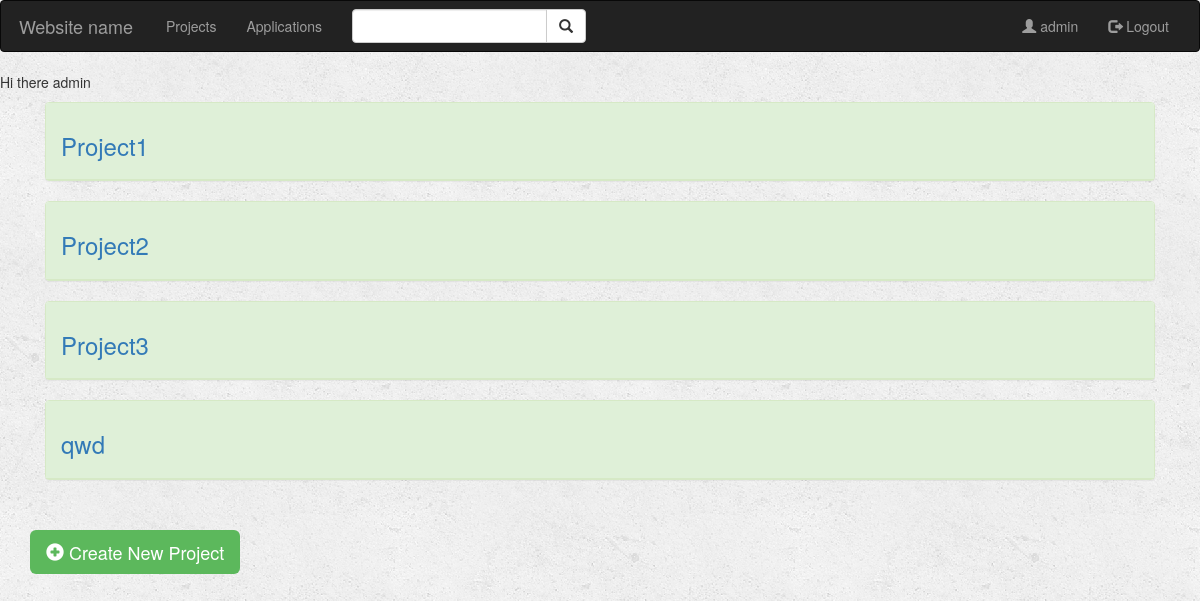
The page /project/ (signed in) on the database as committed earlier.
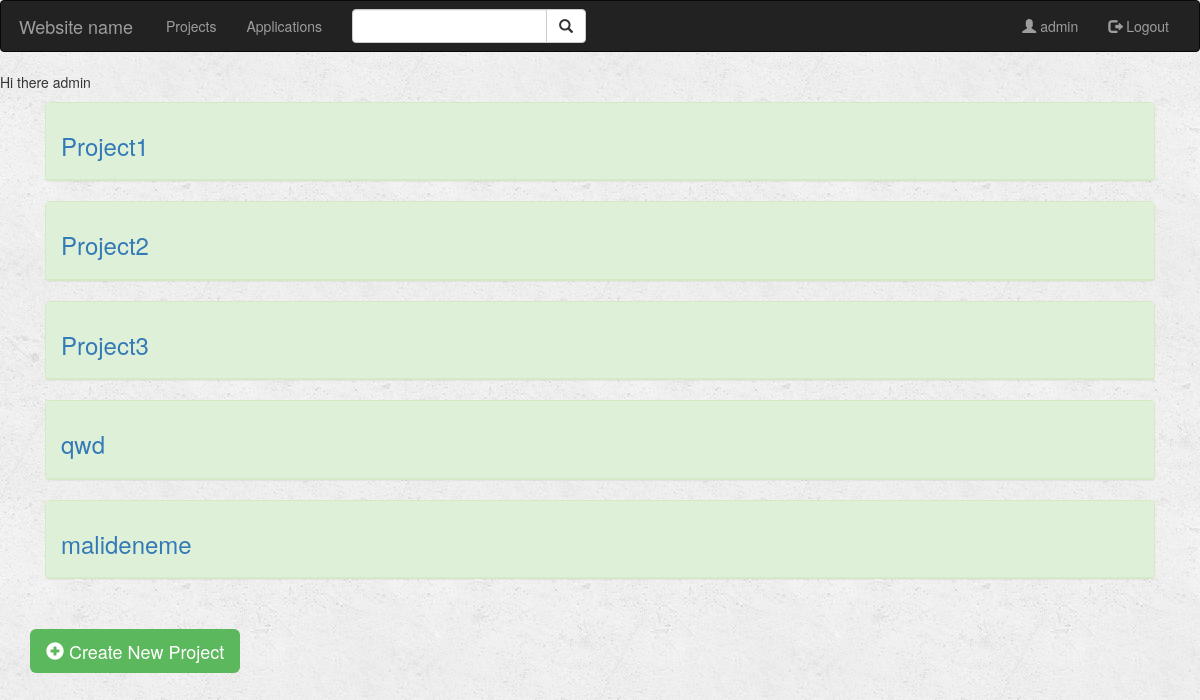
The same page on the database as committed later.
### project/models.py (models this page shows)
class Project(models.Model):
    user = models.ForeignKey(User, default=1, on_delete=models.SET_DEFAULT, related_name='user')
    name = models.CharField(max_length=100)
    situation = models.CharField(max_length=10)
    def __str__(self):
        return self.name + ' - ' + self.situation

### project/views.py (the view)
def index(request):
    f = []
    if not request.user.is_authenticated:
        return render(request, 'project/login.html')
    else:
        app = Application.deneme(request)
        projects = Project.objects.all()
        return render(request, 'project/index.html',{'app':app, 'projects':projects})

### project/models.py (called while the page is built)
    def deneme(ruser):
        f = []
        applications = Application.objects.all()
        for aaa in applications:
            b = aaa.username
            c = b.split(',')
            for d in c:
                if d == ruser.user.username:
                    f.append(aaa)
        return f

### project/templates/project/index.html (shortened to what this page needs)
{% extends 'project/base.html' %}
{% block body %}
{% if user.is_authenticated %}
<p>Hi there {{user.username}}</p>
{% for a in projects %}
<div class="container">
  <div class="panel panel-success">
    <div class="panel-heading">
      <h3><a data-toggle="collapse" href="#{{a.name}}">{{a.name}}</a></h3>
    </div>
  </div>
</div>
{% endfor %}
<div style="margin: 30px 0px 10px 30px">
  <a href="{% url 'project:create_project' %}" class="btn btn-success btn-lg" style="border:none">
    <span class="glyphicon glyphicon-plus-sign"></span> Create New Project
  </a>
</div>
{% else %}
<p>You must login first.</p>
{% endif %}
{% endblock %}

### project/templates/project/base.html (shortened to what this page needs)
<!DOCTYPE html>
<html lang="en" dir="ltr">
<head>
  {% load staticfiles %}
  <link rel="stylesheet" href="https://maxcdn.bootstrapcdn.com/bootstrap/3.3.6/css/bootstrap.min.css">
  <link rel="stylesheet" type="text/css" href="{% static 'project/style.css' %}" />
</head>
<body>
  <nav class="navbar navbar-inverse">
    <div class="container-fluid">
      <div class="navbar-header">
        <a class="navbar-brand" style="text-align:center; width: 150px;" href="{% url 'project:index' %}">Website
          name</a>
      </div>
      <div class="collapse navbar-collapse" id="topNavBar">
        <ul class="nav navbar-nav">
          <li class=""><a href="#">Projects</a></li>
          <li><a href="#">Applications</a></li>
        </ul>
        <form class="navbar-form navbar-left" role="search" method="get" action="{% url 'project:index' %}">
          <div class="input-group">
            <input type="text" class="form-control" name="q" value="{{ request.GET.q }}">
            <div class="input-group-btn">
              <button class="btn btn-default" type="submit">
                <i class="glyphicon glyphicon-search"></i>
              </button>
            </div>
          </div>
        </form>
        <ul class="nav navbar-nav navbar-right">
          {% if user.is_authenticated %}
          <li><a href="#"><span class="glyphicon glyphicon-user"></span> {{user.username}}</a></li>
          <li><a href="http://127.0.0.1:8000/logout_user/"><span class="glyphicon glyphicon-log-out"></span> Logout</a>
          </li>
          {% else %}
          <li class="{% block register_active %}{% endblock %}"><a href="{% url 'project:register' %}"><span
                class="glyphicon glyphicon-user"></span> Register</a></li>
          <li><a href="http://127.0.0.1:8000/login_user/"><span class="glyphicon glyphicon-log-in"></span> Login</a>
          </li>
          {% endif %}
        </ul>
      </div>
    </div>
  </nav>
  {% block body %}
  {% endblock %}
</body>
</html>

### project/static/project/style.css (style rules this page uses)
body { background: white url("images/background.png"); }

### project/templates/project/index.html (style rules this page uses)
.container { width: 95%; }

Rows that differ between the two databases and show on the page:
added Project: name "malideneme"
